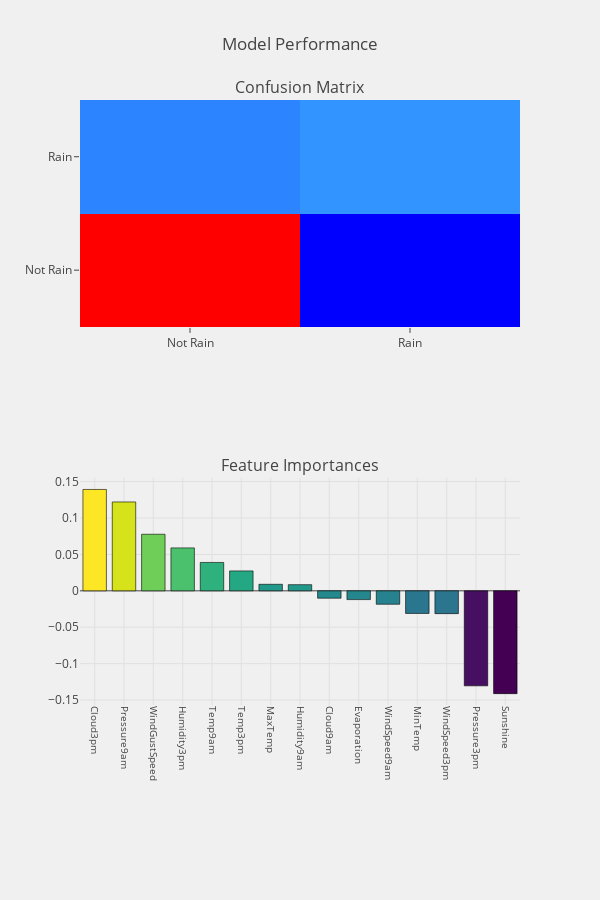

Notebook code cell kept with this figure:
### Code cell
def rain_prediction(algorithm,training_x,testing_x,
                             training_y,testing_y,cols,cf,threshold_plot) :
    
    #model
    algorithm.fit(training_x,training_y)
    predictions   = algorithm.predict(testing_x)
    probabilities = algorithm.predict_proba(testing_x)
    
    #coeffs
    if   cf == "coefficients" :
        coefficients  = pd.DataFrame(algorithm.coef_.ravel())
    elif cf == "features" :
        coefficients  = pd.DataFrame(algorithm.feature_importances_)
        
    column_df     = pd.DataFrame(cols)
    coef_sumry    = (pd.merge(coefficients,column_df,left_index= True,
                              right_index= True, how = "left"))
    coef_sumry.columns = ["coefficients","features"]
    coef_sumry    = coef_sumry.sort_values(by = "coefficients",ascending = False)
    
    print (algorithm)
    print ("\n Classification Report : \n",classification_report(testing_y,predictions))
    print ("Accuracy   Score : ",accuracy_score(testing_y,predictions))
    
    #confusion matrix
    conf_matrix = confusion_matrix(testing_y,predictions)
    
    #roc_auc_score
    model_roc_auc = roc_auc_score(testing_y,predictions) 
    print ("Area Under Curve : ",model_roc_auc,"\n")
    fpr,tpr,thresholds = roc_curve(testing_y,probabilities[:,1])
    
    #plot confusion matrix
    trace1 = go.Heatmap(z = conf_matrix ,
                        x = ["Not Rain","Rain"],
                        y = ["Not Rain","Rain"],
                        showscale  = False,colorscale = "Picnic",
                        name = "matrix")
    
    #plot coeffs
    trace2 = go.Bar(x = coef_sumry["features"],y = coef_sumry["coefficients"],
                    name = "coefficients",
                    marker = dict(color = coef_sumry["coefficients"],
                                  colorscale = "Viridis",
                                  line = dict(width = .6,color = "black")))
    
    #subplots
    fig = tls.make_subplots(rows=2, cols=1, subplot_titles=('Confusion Matrix','Feature Importances'))
    
    fig.append_trace(trace1,1,1)
    fig.append_trace(trace2,2,1)
    
    fig['layout'].update(showlegend=False, title="Model Performance" ,
                         autosize = False,height = 900,width = 600,
                         plot_bgcolor = 'rgba(240,240,240, 0.95)',
                         paper_bgcolor = 'rgba(240,240,240, 0.95)',
                         margin = dict(b = 195))
    fig["layout"]["xaxis2"].update(dict(showgrid = True,tickfont = dict(size = 10),
                                        tickangle = 90))
    py.iplot(fig)
    
    if threshold_plot == True : 
        visualizer = DiscriminationThreshold(algorithm)
        visualizer.fit(training_x,training_y)
        visualizer.poof()
        
logit  = LogisticRegression(C=1.0, class_weight=None, dual=False, fit_intercept=True,
          intercept_scaling=1, max_iter=100, multi_class='ovr', n_jobs=1,
          penalty='l2', random_state=None, solver='liblinear', tol=0.0001,
          verbose=0, warm_start=False)

rain_prediction(logit,train_X,test_X,train_Y,test_Y,
                         cols,"coefficients",threshold_plot = True)

### Figure 1 — Plotly figure (JSON) as saved in the notebook; plotly's stock layout.template omitted (floating-point values rounded to 4 significant figures)
{"data": [{"colorscale": "Picnic", "name": "matrix", "showscale": false, "type": "heatmap", "uid": "c2d9fe86-d1c6-4d97-b000-34917125dc95", "x": ["Not Rain", "Rain"], "xaxis": "x", "y": ["Not Rain", "Rain"], "yaxis": "y", "z": [[10432, 624], [1469, 1580]]}, {"marker": {"color": [0.1392, 0.1221, 0.07768, 0.05898, 0.03899, 0.02737, 0.008982, 0.00847, -0.01012, -0.01205, -0.01846, -0.03103, -0.03132, -0.1305, -0.1412], "colorscale": "Viridis", "line": {"color": "black", "width": 0.6}}, "name": "coefficients", "type": "bar", "uid": "429200de-462b-45bf-a01a-5c0ebe8bb9f6", "x": ["Cloud3pm", "Pressure9am", "WindGustSpeed", "Humidity3pm", "Temp9am", "Temp3pm", "MaxTemp", "Humidity9am", "Cloud9am", "Evaporation", "WindSpeed9am", "MinTemp", "WindSpeed3pm", "Pressure3pm", "Sunshine"], "xaxis": "x2", "y": [0.1392, 0.1221, 0.07768, 0.05898, 0.03899, 0.02737, 0.008982, 0.00847, -0.01012, -0.01205, -0.01846, -0.03103, -0.03132, -0.1305, -0.1412], "yaxis": "y2"}], "layout": {"annotations": [{"font": {"size": 16}, "showarrow": false, "text": "Confusion Matrix", "x": 0.5, "xanchor": "center", "xref": "paper", "y": 1, "yanchor": "bottom", "yref": "paper"}, {"font": {"size": 16}, "showarrow": false, "text": "Feature Importances", "x": 0.5, "xanchor": "center", "xref": "paper", "y": 0.375, "yanchor": "bottom", "yref": "paper"}], "autosize": false, "height": 900, "margin": {"b": 195}, "paper_bgcolor": "rgba(240,240,240, 0.95)", "plot_bgcolor": "rgba(240,240,240, 0.95)", "showlegend": false, "title": {"text": "Model Performance"}, "width": 600, "xaxis": {"anchor": "y", "domain": [0, 1]}, "xaxis2": {"anchor": "y2", "domain": [0, 1], "showgrid": true, "tickangle": 90, "tickfont": {"size": 10}}, "yaxis": {"anchor": "x", "domain": [0.625, 1]}, "yaxis2": {"anchor": "x2", "domain": [0, 0.375]}}}
